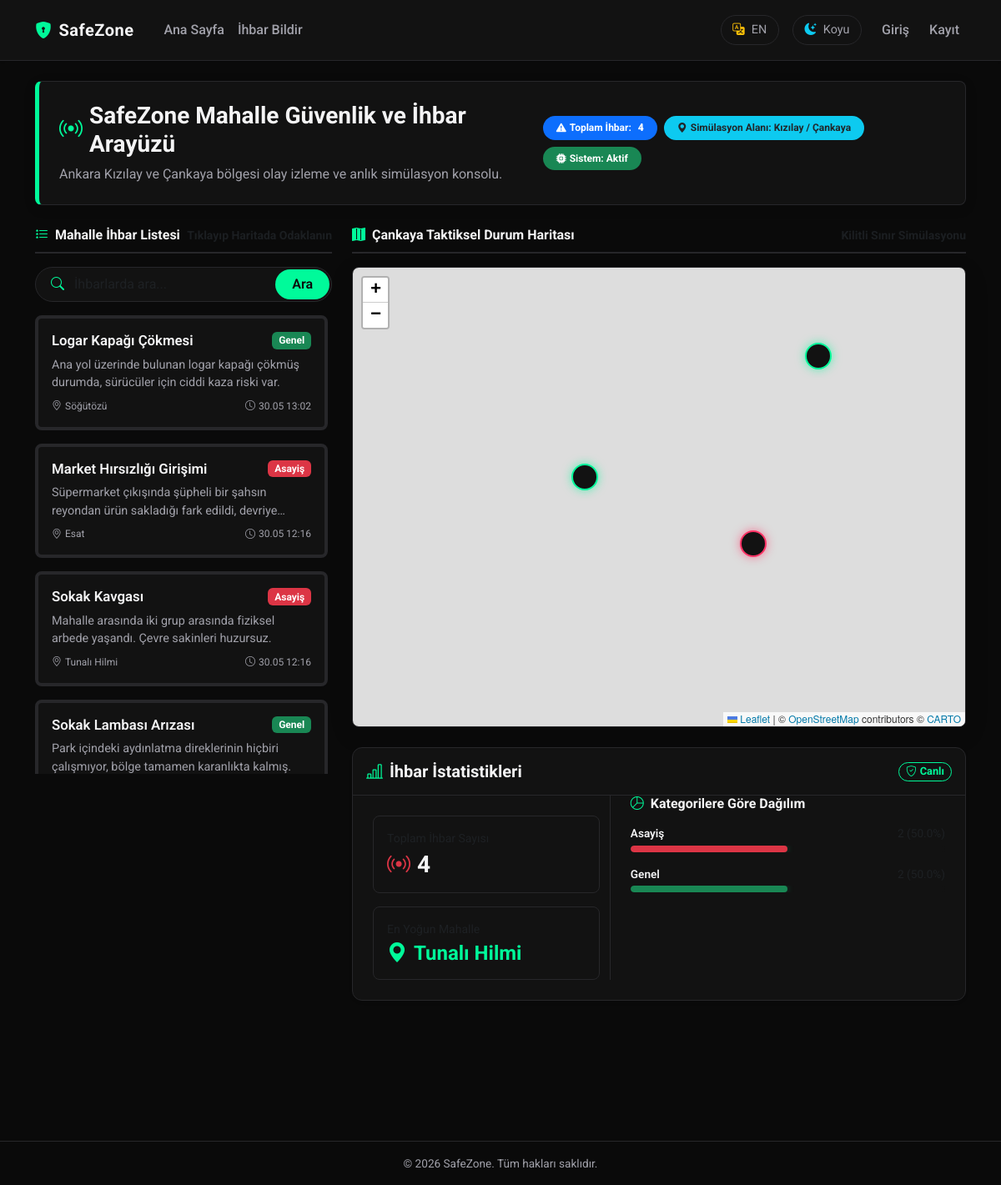
The page / on the database its author committed.
### app/models.py (models this page shows, shortened)
class Incident(db.Model):
    __tablename__ = 'incident'
    id = db.Column(db.Integer, primary_key=True)
    title = db.Column(db.String(150), nullable=False)
    description = db.Column(db.Text)
    category = db.Column(db.String(50), nullable=False)
    neighborhood_name = db.Column(db.String(100), nullable=False)
    latitude = db.Column(db.Float)
    longitude = db.Column(db.Float)
    created_at = db.Column(db.DateTime, nullable=False, default=datetime.utcnow)
    user_id = db.Column(db.Integer, db.ForeignKey('user.id'), nullable=False)

### app/main/routes.py (the view)
@main_bp.route('/')
def index():
    page = request.args.get('page', 1, type=int)
    q = request.args.get('q', None)
    if q is not None:
        q = q.strip()
    query = Incident.query
    if q is not None and q != "":
        query = query.filter(Incident.title.ilike(f"%{q}%") | Incident.description.ilike(f"%{q}%"))
    all_incidents = query.order_by(Incident.created_at.desc()).all()
    pagination = query.order_by(Incident.created_at.desc()).paginate(page=page, per_page=5, error_out=False)
    incidents = pagination.items
    from flask import session
    category_counts = db.session.query(
        Incident.category,
        db.func.count(Incident.id)
    ).group_by(Incident.category).all()
    neighborhood_counts = db.session.query(
        Incident.neighborhood_name,
        db.func.count(Incident.id)
    ).group_by(Incident.neighborhood_name).order_by(db.func.count(Incident.id).desc()).all()
    total_count = sum(count for cat, count in category_counts)
    lang = session.get('lang', 'tr')
    most_intensive = "Yok" if lang != 'en' else "None"
    if neighborhood_counts:
        most_intensive = neighborhood_counts[0][0]
    stats = {
        'total': total_count,
        'most_intensive_neighborhood': most_intensive,
        'categories': []
    }
    for cat, count in category_counts:
        percentage = round((count / total_count * 100), 1) if total_count > 0 else 0
        stats['categories'].append({
            'name': cat,
            'count': count,
            'percentage': percentage
        })
    stats['categories'].sort(key=lambda x: x['count'], reverse=True)
    return render_template('main/index.html', incidents=incidents, pagination=pagination, all_incidents=all_incidents, search_query=q, stats=stats)

### app/templates/main/index.html (shortened to what this page needs)
{% extends "base.html" %}
{% block content %}
    <link rel="stylesheet" href="https://unpkg.com/leaflet@1.9.4/dist/leaflet.css" />
    <div class="simulation-banner p-4 mb-4 d-flex flex-column flex-md-row justify-content-between align-items-md-center gap-3">
        <div>
            <h1 class="h3 mb-2 text-white fw-bold d-flex align-items-center gap-2" style="color: var(--text-color) !important;">
                <i class="bi bi-broadcast text-danger animate-pulse" style="color: var(--accent-color) !important;"></i>
                {{ _('system_title') }}
            </h1>
            <p class="text-muted mb-0" style="color: var(--text-muted) !important;">{% if active_lang == 'en' %}Ankara Kizilay and Cankaya region event monitoring and instant simulation console.{% else %}Ankara Kızılay ve Çankaya bölgesi olay izleme ve anlık simülasyon konsolu.{% endif %}</p>
        </div>
        <div class="d-flex flex-wrap align-items-center gap-2">
            <span class="badge bg-primary px-3 py-2 rounded-pill d-flex align-items-center gap-1">
                <i class="bi bi-exclamation-triangle-fill"></i>
                {{ _('Toplam İhbar') }}: <strong class="ms-1">{{ all_incidents|length }}</strong>
            </span>
            <span class="badge bg-info text-dark px-3 py-2 rounded-pill d-flex align-items-center gap-1">
                <i class="bi bi-geo-alt-fill"></i>
                {% if active_lang == 'en' %}Simulation Area: Kizilay / Cankaya{% else %}Simülasyon Alanı: Kızılay / Çankaya{% endif %}
            </span>
            <span class="badge bg-success px-3 py-2 rounded-pill d-flex align-items-center gap-1">
                <i class="bi bi-cpu-fill"></i>
                {% if active_lang == 'en' %}System: Active{% else %}Sistem: Aktif{% endif %}
            </span>
        </div>
    </div>
    <div class="row g-4">
        <div class="col-lg-4">
            <div class="incident-list-header mb-3 d-flex justify-content-between align-items-center">
                <span><i class="bi bi-list-stars me-2 text-info" style="color: var(--accent-color) !important;"></i>{{ _('Mahalle İhbar Listesi') }}</span>
                <small class="text-muted">{% if active_lang == 'en' %}Click to Focus on Map{% else %}Tıklayıp Haritada Odaklanın{% endif %}</small>
            </div>
            <form method="GET" action="{{ url_for('main.index') }}" class="mb-3">
                <div class="cyber-search-group">
                    <span class="cyber-search-icon">
                        <i class="bi bi-search"></i>
                    </span>
                    <input type="text" name="q" value="{{ search_query or '' }}" class="cyber-search-input form-control" placeholder="{{ _('İhbarlarda ara...') }}" autocomplete="off">
                    <button type="submit" class="cyber-search-btn btn">
                        {% if active_lang == 'en' %}Search{% else %}Ara{% endif %}
                    </button>
                </div>
            </form>
            <div class="scrollable-incident-list">
                {% for incident in incidents %}
                    {% if incident.category in ['Asayiş', 'Hırsızlık', 'Saldırı', 'Gasp'] %}
                        {% set border_color = 'danger' %}
                    {% elif incident.category in ['Trafik', 'Kaza', 'Yol Kapanması'] %}
                        {% set border_color = 'warning' %}
                    {% elif incident.category in ['Şüpheli Durum', 'Kayıp'] %}
                        {% set border_color = 'info' %}
                    {% else %}
                        {% set border_color = 'success' %}
                    {% endif %}
                    <div class="card incident-card mb-3 border-start border-{{ border_color }} border-4"
                         onclick="focusIncident({{ incident.id }}, {{ incident.latitude }}, {{ incident.longitude }})">
                        <div class="card-body p-3">
                            <div class="d-flex justify-content-between align-items-start mb-2">
                                <h3 class="incident-card-title mb-0">{{ _(incident.title) }}</h3>
                                <div class="d-flex align-items-center gap-2">
                                    <span class="badge bg-{{ border_color }}">{{ _(incident.category) }}</span>
                                </div>
                            </div>
                            <p class="incident-card-desc mb-2">{{ _(incident.description) }}</p>
                            <div class="d-flex justify-content-between align-items-center text-muted" style="font-size: 0.75rem; color: var(--text-muted) !important;">
                                <span><i class="bi bi-geo-alt me-1"></i>{{ incident.neighborhood_name }}</span>
                                <span><i class="bi bi-clock me-1"></i>{{ incident.created_at.strftime('%d.%m %H:%M') }}</span>
                            </div>
                        </div>
                    </div>
                {% else %}
                    <div class="text-center py-5 text-muted">
                        <i class="bi bi-clipboard-x display-4 mb-3 d-block text-secondary"></i>
                        {{ _('Gösterilecek ihbar bulunmuyor.') }}
                    </div>
                {% endfor %}
            </div>
        </div>
        <div class="col-lg-8">
            <div class="incident-list-header mb-3 d-flex justify-content-between align-items-center">
                <span><i class="bi bi-map-fill me-2 text-info" style="color: var(--accent-color) !important;"></i>{{ _('Çankaya Taktiksel Durum Haritası') }}</span>
                <small class="text-muted">{% if active_lang == 'en' %}Locked Boundary Simulation{% else %}Kilitli Sınır Simülasyonu{% endif %}</small>
            </div>
            <div class="map-wrapper mb-4">
                <div id="map"></div>
            </div>
            <div class="card mb-3 shadow-sm border-secondary-subtle" style="background-color: var(--card-bg); border: 1px solid var(--card-border); border-radius: 12px; transition: border-color 0.3s ease;">
                <div class="card-header d-flex align-items-center justify-content-between py-3" style="border-bottom: 1px solid var(--card-border); background: transparent;">
                    <h5 class="m-0 fw-bold d-flex align-items-center gap-2" style="color: var(--text-color);">
                        <i class="bi bi-bar-chart-line text-info" style="color: var(--accent-color) !important;"></i>
                        {{ _('İhbar İstatistikleri') }}
                    </h5>
                    <span class="badge bg-success-subtle text-success border border-success-subtle rounded-pill px-2 py-1" style="font-size: 0.8rem; background-color: var(--navbar-bg) !important; color: var(--accent-color) !important; border-color: var(--accent-color) !important;">
                        <i class="bi bi-shield-check me-1 animate-pulse"></i>{% if active_lang == 'en' %}Realtime{% else %}Canlı{% endif %}
                    </span>
                </div>
                <div class="card-body p-4">
                    <div class="row g-4 align-items-stretch">
                        <div class="col-md-5 d-flex flex-column gap-3 justify-content-center">
                            <div class="p-3 analytics-stat-card">
                                <small class="text-muted d-block mb-1">{{ _('Toplam İhbar Sayısı') }}</small>
                                <h3 class="fw-bold m-0 text-white d-flex align-items-center gap-2" style="color: var(--text-color) !important;">
                                    <i class="bi bi-broadcast text-danger animate-pulse"></i>
                                    {{ stats.total }}
                                </h3>
                            </div>
                            <div class="p-3 analytics-stat-card">
                                <small class="text-muted d-block mb-1">{{ _('En Yoğun Mahalle') }}</small>
                                <h4 class="fw-bold m-0 text-info d-flex align-items-center gap-2" style="color: var(--accent-color) !important;">
                                    <i class="bi bi-geo-alt-fill"></i>
                                    {{ stats.most_intensive_neighborhood }}
                                </h4>
                            </div>
                        </div>
                        <div class="col-md-7 analytics-separator">
                            <h6 class="fw-bold mb-3" style="color: var(--text-color);">
                                <i class="bi bi-pie-chart me-1" style="color: var(--accent-color);"></i>
                                {{ _('Kategorilere Göre Dağılım') }}
                            </h6>
                            {% if stats.categories %}
                                <div class="d-flex flex-column gap-3">
                                    {% for cat in stats.categories %}
                                        {% if cat.name in ['Asayiş', 'Hırsızlık', 'Saldırı', 'Gasp'] %}
                                            {% set bar_color = 'bg-danger' %}
                                        {% elif cat.name in ['Trafik', 'Kaza', 'Yol Kapanması'] %}
                                            {% set bar_color = 'bg-warning text-dark' %}
                                        {% elif cat.name in ['Şüpheli Durum', 'Kayıp'] %}
                                            {% set bar_color = 'bg-info text-dark' %}
                                        {% else %}
                                            {% set bar_color = 'bg-success' %}
                                        {% endif %}
                                        <div>
                                            <div class="d-flex justify-content-between mb-1" style="font-size: 0.85rem;">
                                                <span class="fw-semibold" style="color: var(--text-color);">{{ _(cat.name) }}</span>
                                                <span class="text-muted">{{ cat.count }} ({{ cat.percentage }}%)</span>
                                            </div>
                                            <div class="progress" style="height: 8px; background-color: var(--navbar-bg);">
                                                <div class="progress-bar {{ bar_color }}" role="progressbar" style="width: {{ cat.percentage }}%; border-radius: 4px; box-shadow: 0 0 8px var(--accent-glow);" aria-valuenow="{{ cat.percentage }}" aria-valuemin="0" aria-valuemax="100"></div>
                                            </div>
                                        </div>
                                    {% endfor %}
                                </div>
                            {% else %}
                                <div class="text-center text-muted py-4">
                                    {{ _('Gösterilecek ihbar bulunmuyor.') }}
                                </div>
                            {% endif %}
                        </div>
                    </div>
                </div>
            </div>
        </div>
    </div>
{% endblock %}

### rows shown on the page
Incident: neighborhood_name "Söğütözü", created_at "30.05 13:02"
Incident: neighborhood_name "Esat", created_at "30.05 12:16"
Incident: neighborhood_name "Tunalı Hilmi", created_at "30.05 12:16", most_intensive_neighborhood "Tunalı Hilmi"

### other values the page prints
{{ all_incidents|length }} "4"
{{ stats.total }} "4"
